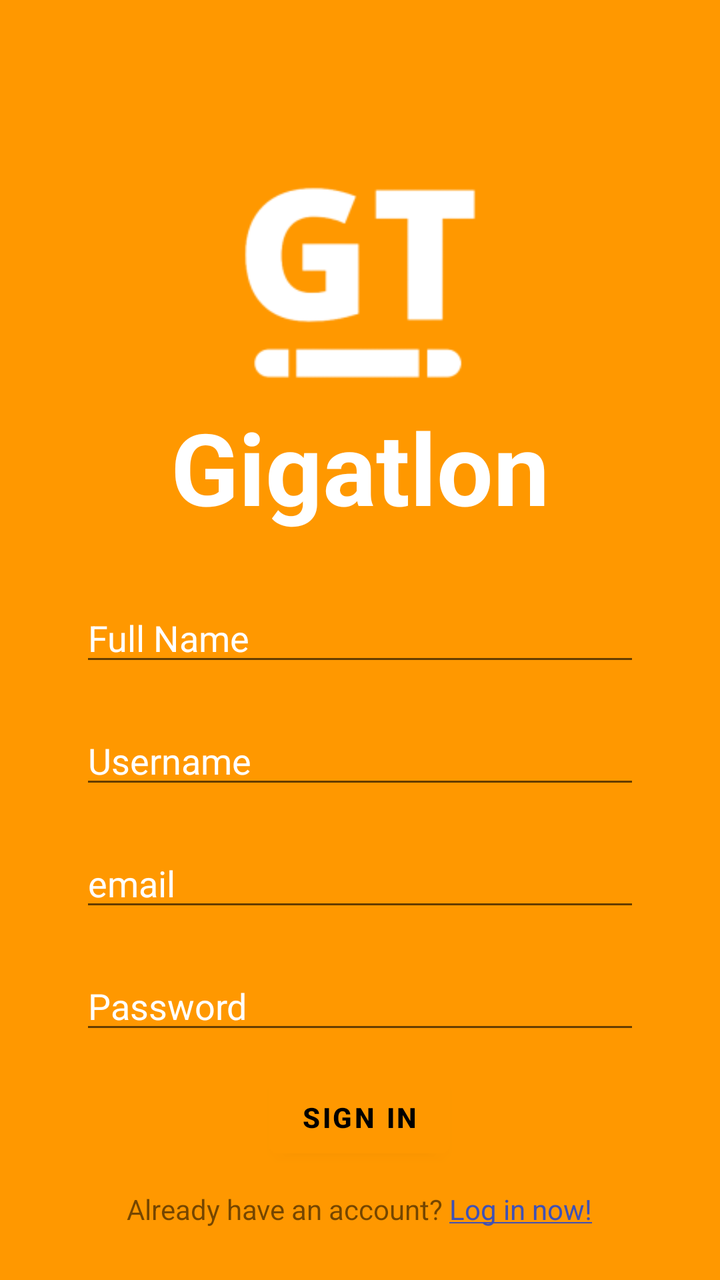
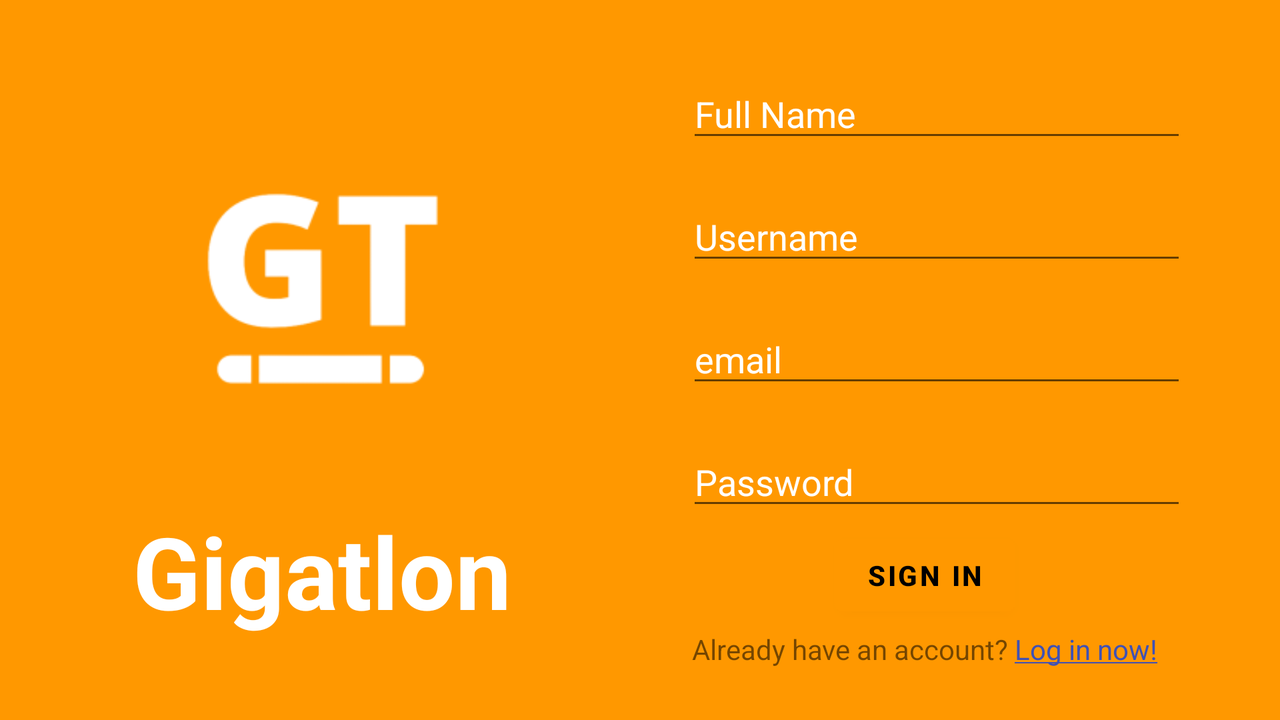

One screen, two layout resources from the same app: the default and the repository's alternative for another configuration. Each is rendered where Android would select it; the XML of both is given below.
<!-- AndroidManifest.xml: application theme Theme.Gigatlon -->
<!-- res/layout/register_account.xml -->
<?xml version="1.0" encoding="utf-8"?>
<androidx.constraintlayout.widget.ConstraintLayout
    xmlns:android="http://schemas.android.com/apk/res/android"
    xmlns:app="http://schemas.android.com/apk/res-auto"
    xmlns:tools="http://schemas.android.com/tools"
    android:id="@+id/register"
    android:layout_width="match_parent"
    android:layout_height="match_parent"
    android:background="@color/orange"
    android:paddingLeft="@dimen/activity_horizontal_margin"
    android:paddingTop="@dimen/activity_vertical_margin"
    android:paddingRight="@dimen/activity_horizontal_margin"
    android:paddingBottom="@dimen/activity_vertical_margin"
    tools:context=".ui.register.RegisterFragment"
   >

    <EditText
        android:id="@+id/username_r"
        android:layout_width="0dp"
        android:layout_height="wrap_content"
        android:layout_marginStart="24dp"
        android:layout_marginTop="20dp"
        android:layout_marginEnd="24dp"
        android:autofillHints="@string/prompt_email"
        android:hint="@string/prompt_email"
        android:inputType="textEmailAddress"
        android:selectAllOnFocus="true"
        android:textColor="#FFFFFF"
        android:textColorHighlight="#FFFFFF"
        android:textColorHint="#FFFFFF"
        android:textSize="@dimen/popup_text_size"
        app:layout_constraintEnd_toEndOf="parent"
        app:layout_constraintStart_toStartOf="parent"
        app:layout_constraintTop_toBottomOf="@+id/name_r" />

    <EditText
        android:id="@+id/name_r"
        android:layout_width="0dp"
        android:layout_height="wrap_content"
        android:layout_marginStart="24dp"
        android:layout_marginTop="30dp"
        android:layout_marginEnd="24dp"
        android:hint="@string/full_name"
        android:inputType="text"
        android:selectAllOnFocus="true"
        android:textColor="#FFFFFF"
        android:textColorHighlight="#FFFFFF"
        android:textColorHint="#FFFFFF"
        android:textSize="@dimen/popup_text_size"
        app:layout_constraintEnd_toEndOf="parent"
        app:layout_constraintStart_toStartOf="parent"
        app:layout_constraintTop_toBottomOf="@+id/app_name_r" />

    <EditText
        android:id="@+id/password_r"
        android:layout_width="0dp"
        android:layout_height="wrap_content"
        android:layout_marginStart="24dp"
        android:layout_marginTop="20dp"
        android:layout_marginEnd="24dp"
        android:autofillHints="@string/prompt_password"
        android:hint="@string/prompt_password"
        android:imeActionLabel="@string/action_sign_in_short"
        android:imeOptions="actionDone"
        android:inputType="textPassword"
        android:selectAllOnFocus="true"
        android:textColor="#FFFFFF"
        android:textColorHint="#FFFFFF"
        android:textSize="@dimen/popup_text_size"
        app:layout_constraintEnd_toEndOf="parent"
        app:layout_constraintStart_toStartOf="parent"
        app:layout_constraintTop_toBottomOf="@+id/email_r" />

    <EditText
        android:id="@+id/email_r"
        android:layout_width="0dp"
        android:layout_height="wrap_content"
        android:layout_marginStart="24dp"
        android:layout_marginTop="20dp"
        android:layout_marginEnd="24dp"
        android:autofillHints="email"
        android:hint="email"
        android:imeActionLabel="@string/action_sign_in_short"
        android:imeOptions="actionDone"
        android:inputType="textEmailAddress"
        android:selectAllOnFocus="true"
        android:textColor="#FFFFFF"
        android:textColorHint="#FFFFFF"
        android:textSize="@dimen/popup_text_size"
        app:layout_constraintEnd_toEndOf="parent"
        app:layout_constraintStart_toStartOf="parent"
        app:layout_constraintTop_toBottomOf="@+id/username_r" />



    <TextView
        android:id="@+id/app_name_r"
        android:layout_width="wrap_content"
        android:layout_height="wrap_content"
        android:layout_marginTop="184dp"
        android:text="@string/app_name"
        android:textColor="?android:attr/textColorLink"
        android:textSize="@dimen/app_name_size"
        android:textStyle="bold"
        app:layout_constraintEnd_toEndOf="@+id/imageView5"
        app:layout_constraintHorizontal_bias="0.506"
        app:layout_constraintStart_toStartOf="@+id/imageView5"
        app:layout_constraintTop_toTopOf="parent" />

    <ImageView
        android:id="@+id/imageView5"
        android:layout_width="@dimen/huge_icon_size"
        android:layout_height="@dimen/huge_icon_size"
        android:src="@mipmap/gigatlon_icon_2_foreground"
        app:layout_constraintEnd_toEndOf="parent"
        app:layout_constraintHorizontal_bias="0.495"
        app:layout_constraintStart_toStartOf="parent"
        app:layout_constraintTop_toTopOf="parent" />

    <Button
        android:id="@+id/confirm_r"
        style="@style/button"
        android:layout_width="wrap_content"
        android:layout_height="wrap_content"

        android:text="@string/action_sign_in_short"
        android:textSize="@dimen/button_text_size"
        android:textStyle="bold"
        app:layout_constraintBottom_toTopOf="@+id/sign_in_r"
        app:layout_constraintEnd_toEndOf="parent"
        app:layout_constraintHorizontal_bias="0.498"
        app:layout_constraintStart_toStartOf="parent"
        app:layout_constraintTop_toBottomOf="@+id/password_r" />

    <TextView
        android:id="@+id/sign_in_r"
        android:layout_width="wrap_content"
        android:layout_height="wrap_content"
        android:layout_marginBottom="10dp"
        android:linksClickable="false"
        android:text="@string/have_account"
        android:textColorLink="#3F51B5"
        android:textSize="@dimen/standard_text_size"
        app:layout_constraintBottom_toBottomOf="parent"
        app:layout_constraintEnd_toEndOf="parent"
        app:layout_constraintHorizontal_bias="0.497"
        app:layout_constraintStart_toStartOf="parent" />

</androidx.constraintlayout.widget.ConstraintLayout>
<!-- resources referenced by this layout -->
<resources>
  <color name="orange">#FF9800</color>
  <dimen name="activity_horizontal_margin">16dp</dimen>
  <dimen name="activity_vertical_margin">16dp</dimen>
  <dimen name="app_name_size">50sp</dimen>
  <dimen name="button_text_size">14sp</dimen>
  <dimen name="huge_icon_size">250dp</dimen>
  <dimen name="popup_text_size">18sp</dimen>
  <dimen name="standard_text_size">14sp</dimen>
  <!-- mipmap gigatlon_icon_2_foreground: png bitmap (mipmap-hdpi, 2015 bytes) -->
  <string name="action_sign_in_short">Sign in</string>
  <string name="app_name" translatable="false">Gigatlon</string>
  <string name="full_name">Full Name</string>
  <string name="have_account">Already have an account? <a href="to_somewher">Log in now!</a></string>
  <string name="prompt_email">Username</string>
  <string name="prompt_password">Password</string>
  <style name="Theme.Gigatlon" parent="Theme.MaterialComponents.DayNight.DarkActionBar">
          
          <item name="colorPrimary">@color/orange</item>
          <item name="colorPrimaryVariant">@color/orange_darken1</item>
          <item name="colorOnPrimary">@color/black</item>
          
          <item name="colorSecondary">@color/white</item>
          <item name="colorSecondaryVariant">@color/orange_darken1</item>
          <item name="colorOnSecondary">@color/black</item>
          
          <item name="android:statusBarColor" tools:targetApi="l">?attr/colorPrimaryVariant</item>
          
      </style>
  <color name="orange_darken1">#FF7800</color>
  <color name="black">#FF000000</color>
  <color name="white">#FFFFFFFF</color>
</resources>
<!-- res/layout-land/register_account.xml (the repository's variant of the layout above) -->
<!-- drawn on the phone turned sideways -->
<?xml version="1.0" encoding="utf-8"?>
<androidx.constraintlayout.widget.ConstraintLayout xmlns:android="http://schemas.android.com/apk/res/android"
    xmlns:app="http://schemas.android.com/apk/res-auto"
    xmlns:tools="http://schemas.android.com/tools"
    android:id="@+id/register"
    android:layout_width="match_parent"
    android:layout_height="match_parent"
    android:background="@color/orange"
    android:paddingLeft="@dimen/activity_horizontal_margin"
    android:paddingTop="@dimen/activity_vertical_margin"
    android:paddingRight="@dimen/activity_horizontal_margin"
    android:paddingBottom="@dimen/activity_vertical_margin">

    <EditText
        android:id="@+id/username_r"
        android:layout_width="250dp"
        android:layout_height="wrap_content"
        android:layout_marginTop="80dp"
        android:autofillHints="@string/prompt_email"
        android:hint="@string/prompt_email"
        android:inputType="textEmailAddress"
        android:selectAllOnFocus="true"
        android:textColor="#FFFFFF"
        android:textColorHighlight="#FFFFFF"
        android:textColorHint="#FFFFFF"
        android:textSize="@dimen/popup_text_size"
        app:layout_constraintEnd_toEndOf="parent"
        app:layout_constraintHorizontal_bias="0.651"
        app:layout_constraintStart_toEndOf="@+id/imageView5"
        app:layout_constraintTop_toTopOf="parent" />

    <EditText
        android:id="@+id/name_r"
        android:layout_width="250dp"
        android:layout_height="wrap_content"
        android:layout_marginBottom="20dp"
        android:hint="@string/full_name"
        android:inputType="text"
        android:selectAllOnFocus="true"
        android:textColor="#FFFFFF"
        android:textColorHighlight="#FFFFFF"
        android:textColorHint="#FFFFFF"
        android:textSize="@dimen/popup_text_size"
        app:layout_constraintBottom_toTopOf="@+id/username_r"
        app:layout_constraintEnd_toEndOf="@+id/username_r"
        app:layout_constraintHorizontal_bias="0.0"
        app:layout_constraintStart_toStartOf="@+id/username_r" />


    <EditText
        android:id="@+id/password_r"
        android:layout_width="250dp"
        android:layout_height="wrap_content"
        android:layout_marginTop="20dp"
        android:autofillHints="@string/prompt_password"
        android:hint="@string/prompt_password"
        android:imeActionLabel="@string/action_sign_in_short"
        android:imeOptions="actionDone"
        android:inputType="textPassword"
        android:selectAllOnFocus="true"
        android:textColor="#FFFFFF"
        android:textColorHint="#FFFFFF"
        android:textSize="@dimen/popup_text_size"
        app:layout_constraintEnd_toEndOf="@+id/email_r"
        app:layout_constraintStart_toStartOf="@+id/email_r"
        app:layout_constraintTop_toBottomOf="@+id/email_r" />

    <TextView
        android:id="@+id/app_name_r"
        android:layout_width="wrap_content"
        android:layout_height="wrap_content"
        android:layout_marginTop="@dimen/Gigatlon_login"
        android:text="@string/app_name"
        android:textColor="?android:attr/textColorLink"
        android:textSize="@dimen/app_name_size"
        android:textStyle="bold"
        app:layout_constraintEnd_toEndOf="@+id/imageView5"
        app:layout_constraintStart_toStartOf="@+id/imageView5"
        app:layout_constraintTop_toTopOf="parent" />

    <EditText
        android:id="@+id/email_r"
        android:layout_width="0dp"
        android:layout_height="wrap_content"
        android:layout_marginTop="20dp"
        android:autofillHints="email"
        android:hint="email"
        android:imeActionLabel="@string/action_sign_in_short"
        android:imeOptions="actionDone"
        android:inputType="textEmailAddress"
        android:selectAllOnFocus="true"
        android:textColor="#FFFFFF"
        android:textColorHint="#FFFFFF"
        android:textSize="@dimen/popup_text_size"
        app:layout_constraintEnd_toEndOf="@+id/username_r"
        app:layout_constraintStart_toStartOf="@+id/username_r"
        app:layout_constraintTop_toBottomOf="@+id/username_r" />

    <ImageView
        android:id="@+id/imageView5"
        android:layout_width="@dimen/huge_icon_size"
        android:layout_height="@dimen/huge_icon_size"
        android:layout_marginStart="@dimen/Gigatlon_icon_left"
        android:layout_marginBottom="@dimen/Gigatlon_icon_bottom"
        android:src="@mipmap/gigatlon_icon_2_foreground"
        app:layout_constraintBottom_toBottomOf="parent"
        app:layout_constraintStart_toStartOf="parent"
        app:layout_constraintTop_toTopOf="parent"
        app:layout_constraintVertical_bias="0.063" />

    <Button
        android:id="@+id/confirm_r"
        style="@style/button"
        android:layout_width="wrap_content"
        android:layout_height="wrap_content"

        android:text="@string/action_sign_in_short"
        android:textSize="@dimen/button_text_size"
        android:textStyle="bold"
        app:layout_constraintBottom_toTopOf="@+id/sign_in_r"
        app:layout_constraintEnd_toEndOf="@+id/password_r"
        app:layout_constraintHorizontal_bias="0.462"
        app:layout_constraintStart_toStartOf="@+id/password_r"
        app:layout_constraintTop_toBottomOf="@+id/password_r" />

    <TextView
        android:id="@+id/sign_in_r"
        android:layout_width="wrap_content"
        android:layout_height="wrap_content"
        android:layout_marginBottom="10dp"
        android:linksClickable="false"
        android:text="@string/have_account"
        android:textColorLink="#3F51B5"
        android:textSize="@dimen/standard_text_size"
        app:layout_constraintBottom_toBottomOf="parent"
        app:layout_constraintEnd_toEndOf="@+id/confirm_r"
        app:layout_constraintStart_toStartOf="@+id/confirm_r" />

</androidx.constraintlayout.widget.ConstraintLayout>
<!-- resources referenced by the variant -->
<!-- as the phone turned sideways resolves them -->
<resources>
  <color name="orange">#FF9800</color>
  <dimen name="Gigatlon_icon_bottom">30dp</dimen>
  <dimen name="Gigatlon_icon_left">20dp</dimen>
  <dimen name="Gigatlon_login">236dp</dimen>
  <dimen name="activity_horizontal_margin">16dp</dimen>
  <dimen name="activity_vertical_margin">16dp</dimen>
  <dimen name="app_name_size">50sp</dimen>
  <dimen name="button_text_size">14sp</dimen>
  <dimen name="huge_icon_size">250dp</dimen>
  <dimen name="popup_text_size">18sp</dimen>
  <dimen name="standard_text_size">14sp</dimen>
  <!-- mipmap gigatlon_icon_2_foreground: png bitmap (mipmap-hdpi, 2015 bytes) -->
  <string name="action_sign_in_short">Sign in</string>
  <string name="app_name" translatable="false">Gigatlon</string>
  <string name="full_name">Full Name</string>
  <string name="have_account">Already have an account? <a href="to_somewher">Log in now!</a></string>
  <string name="prompt_email">Username</string>
  <string name="prompt_password">Password</string>
  <style name="Theme.Gigatlon" parent="Theme.MaterialComponents.DayNight.DarkActionBar">
          
          <item name="colorPrimary">@color/orange</item>
          <item name="colorPrimaryVariant">@color/orange_darken1</item>
          <item name="colorOnPrimary">@color/black</item>
          
          <item name="colorSecondary">@color/white</item>
          <item name="colorSecondaryVariant">@color/orange_darken1</item>
          <item name="colorOnSecondary">@color/black</item>
          
          <item name="android:statusBarColor" tools:targetApi="l">?attr/colorPrimaryVariant</item>
          
      </style>
  <color name="orange_darken1">#FF7800</color>
  <color name="black">#FF000000</color>
  <color name="white">#FFFFFFFF</color>
</resources>
